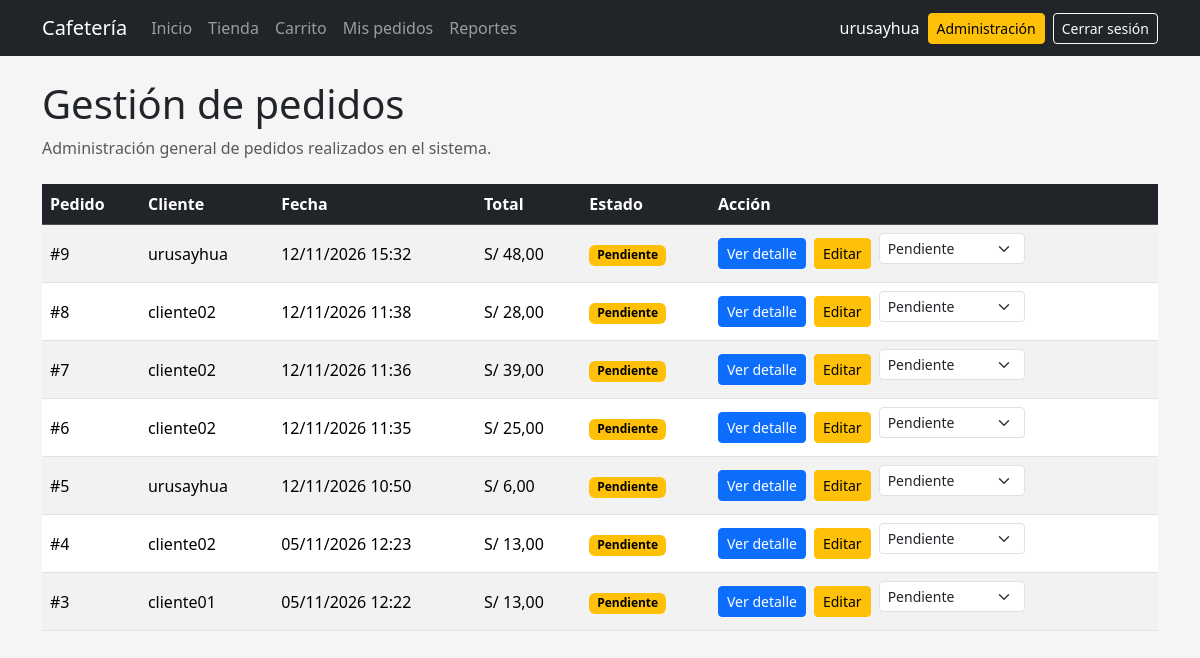
The page /mis-pedidos/ (signed in) on the database as committed earlier.
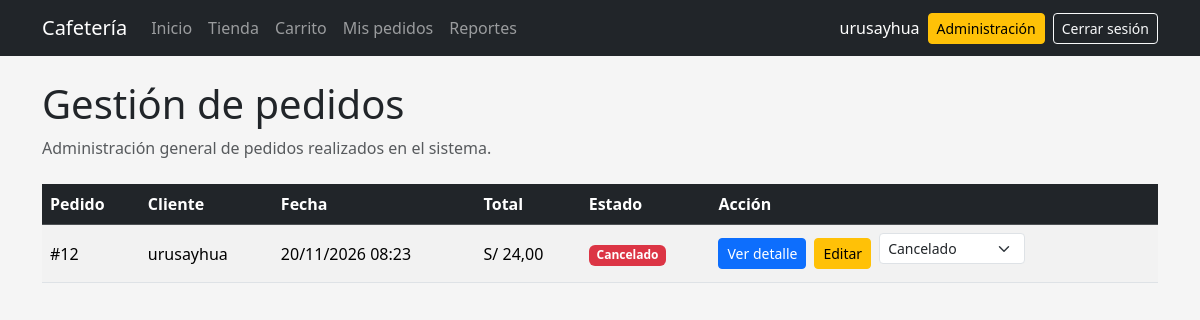
The same page on the database as committed later.
### pedidos/models.py (models this page shows, shortened)
class Pedido(models.Model):
    class Estado(models.TextChoices):
        PENDIENTE = "PENDIENTE", "Pendiente"
        PREPARACION = "PREPARACION", "En preparación"
        ATENDIDO = "ATENDIDO", "Atendido"
        CANCELADO = "CANCELADO", "Cancelado"
    TRANSICIONES_VALIDAS = {
        Estado.PENDIENTE: [Estado.PREPARACION, Estado.CANCELADO],
        Estado.PREPARACION: [Estado.ATENDIDO, Estado.CANCELADO],
        Estado.ATENDIDO: [],
        Estado.CANCELADO: [],
    }
    usuario = models.ForeignKey(
        settings.AUTH_USER_MODEL,
        on_delete=models.CASCADE,
        related_name="pedidos",
    )
    fecha = models.DateTimeField(auto_now_add=True)
    total = models.DecimalField(
        max_digits=10,
        decimal_places=2,
        default=0,
    )
    estado = models.CharField(
        max_length=20,
        choices=Estado.choices,
        default=Estado.PENDIENTE,
    )
    stock_devuelto = models.BooleanField(default=False)
    class Meta:
        ordering = ["-fecha"]

### pedidos/views.py (the view)
@login_required
def mis_pedidos(request):
    if request.user.is_staff:
        pedidos = (
            Pedido.objects
            .select_related("usuario")
            .order_by("-fecha")
        )
    else:
        pedidos = (
            Pedido.objects
            .filter(usuario=request.user)
            .order_by("-fecha")
        )
    return render(
        request,
        "pedidos/mis_pedidos.html",
        {
            "pedidos": pedidos,
            "estados": Pedido.Estado.choices,
        },
    )

### pedidos/templates/pedidos/mis_pedidos.html (shortened to what this page needs)
{% extends "base.html" %}
{% block content %}
<div class="mb-4">
    <h1>
        {% if user.is_staff %}
            Gestión de pedidos
        {% else %}
            Mis pedidos
        {% endif %}
    </h1>
    <p class="text-muted">
        {% if user.is_staff %}
            Administración general de pedidos realizados en el sistema.
        {% else %}
            Historial de pedidos realizados por {{ user.username }}.
        {% endif %}
    </p>
</div>
{% if pedidos %}
<div class="table-responsive">
    <table class="table table-striped table-hover align-middle">
        <thead class="table-dark">
            <tr>
                <th>
                    Pedido
                </th>
                {% if user.is_staff %}
                <th>
                    Cliente
                </th>
                {% endif %}
                <th>
                    Fecha
                </th>
                <th>
                    Total
                </th>
                <th>
                    Estado
                </th>
                <th>
                    Acción
                </th>
            </tr>
        </thead>
        <tbody>
            {% for pedido in pedidos %}
            <tr>
                <td>
                    #{{ pedido.id }}
                </td>
                {% if user.is_staff %}
                <td>
                    {{ pedido.usuario.username }}
                </td>
                {% endif %}
                <td>
                    {{ pedido.fecha|date:"d/m/Y H:i" }}
                </td>
                <td>
                    S/ {{ pedido.total }}
                </td>
                <td>
                    {% include "pedidos/_estado_badge.html" with pedido=pedido %}
                </td>
                <td>
                    <div class="d-flex flex-wrap gap-2 align-items-center">
                        <a
                            href="{% url 'detalle_pedido' pedido.id %}"
                            class="btn btn-primary btn-sm"
                        >
                            Ver detalle
                        </a>
                        {% if user.is_staff %}
                            <a
                                href="{% url 'editar_pedido' pedido.id %}"
                                class="btn btn-warning btn-sm"
                            >
                                Editar
                            </a>
                            <form
                                method="POST"
                                action="{% url 'cambiar_estado_pedido' pedido.id %}"
                                class="d-inline"
                            >
                                <select
                                    name="estado"
                                    onchange="this.form.submit()"
                                    class="form-select form-select-sm w-auto"
                                    aria-label="Cambiar estado del pedido"
                                >
                                    {% for codigo, nombre in estados %}
                                        <option
                                            value="{{ codigo }}"
                                            {% if pedido.estado == codigo %}selected{% endif %}
                                        >
                                            {{ nombre }}
                                        </option>
                                    {% endfor %}
                                </select>
                            </form>
                        {% endif %}
                    </div>
                </td>
            </tr>
            {% endfor %}
        </tbody>
    </table>
</div>
{% else %}
<div class="alert alert-info">
    Todavía no existen pedidos registrados
    para este usuario.
</div>
{% endif %}
{% endblock %}

### pedidos/templates/pedidos/_estado_badge.html
{% if pedido.estado == "PENDIENTE" %}
    <span class="badge text-bg-warning">
        Pendiente
    </span>
{% elif pedido.estado == "PREPARACION" %}
    <span class="badge text-bg-primary">
        En preparación
    </span>
{% elif pedido.estado == "ATENDIDO" %}
    <span class="badge text-bg-success">
        Atendido
    </span>
{% elif pedido.estado == "CANCELADO" %}
    <span class="badge text-bg-danger">
        Cancelado
    </span>
{% else %}
    <span class="badge text-bg-secondary">
        {{ pedido.get_estado_display }}
    </span>
{% endif %}

Rows that differ between the two databases and show on the page:
removed Pedido: id "9", usuario.username "urusayhua", fecha "12/11/2026 15:32", total "48,00", shows "Pendiente", estado "Pendiente"
removed Pedido: id "8", usuario.username "cliente02", fecha "12/11/2026 11:38", total "28,00", shows "Pendiente", estado "Pendiente"
removed Pedido: id "7", usuario.username "cliente02", fecha "12/11/2026 11:36", total "39,00", shows "Pendiente", estado "Pendiente"
removed Pedido: id "6", usuario.username "cliente02", fecha "12/11/2026 11:35", total "25,00", shows "Pendiente", estado "Pendiente"
removed Pedido: id "5", usuario.username "urusayhua", fecha "12/11/2026 10:50", total "6,00", shows "Pendiente", estado "Pendiente"
removed Pedido: id "4", usuario.username "cliente02", fecha "05/11/2026 12:23", total "13,00", shows "Pendiente", estado "Pendiente"
removed Pedido: id "3", usuario.username "cliente01", fecha "05/11/2026 12:22", total "13,00", shows "Pendiente", estado "Pendiente"
added Pedido: id "12", usuario.username "urusayhua", fecha "20/11/2026 08:23", total "24,00", shows "Cancelado", estado "Cancelado"
